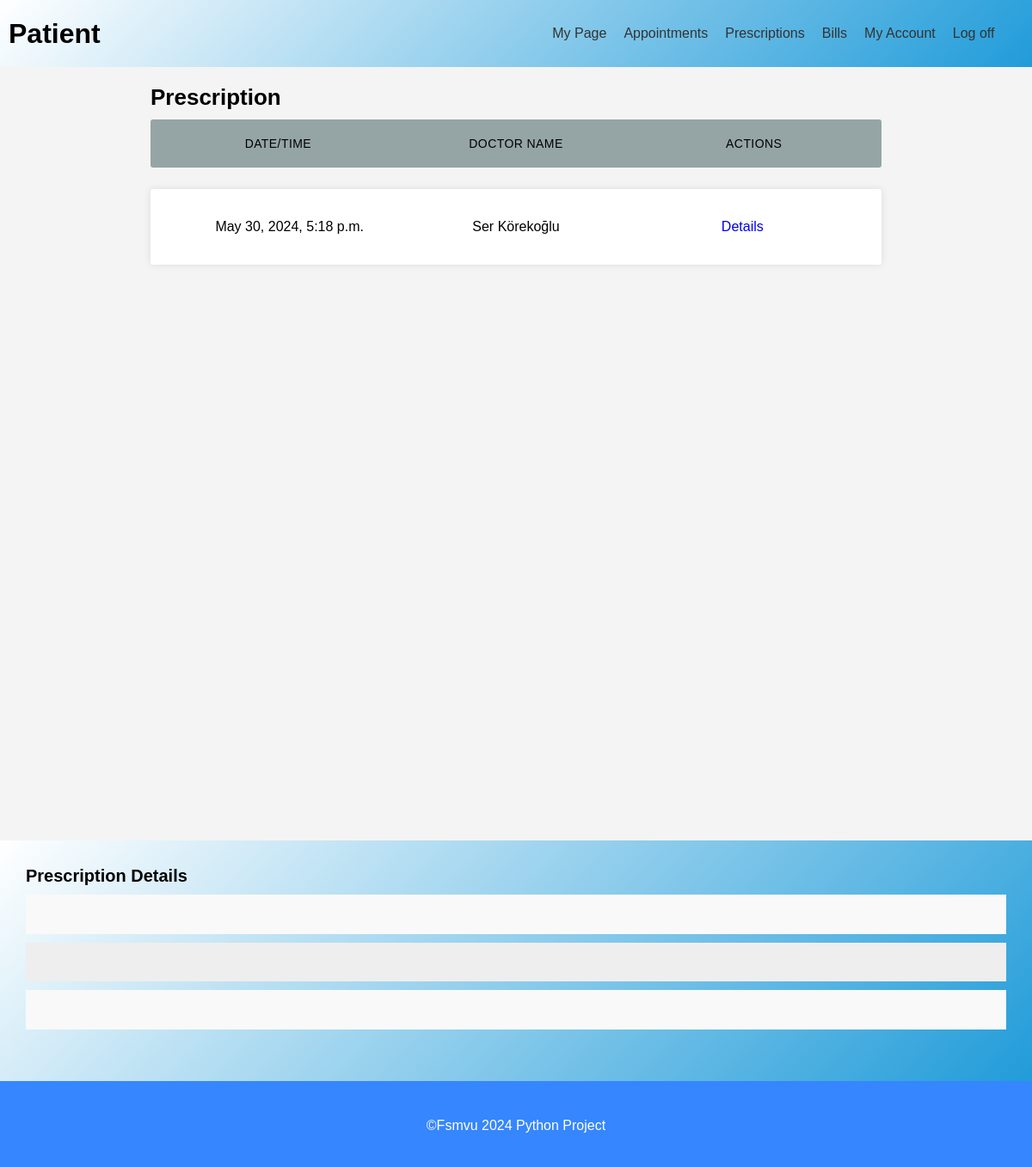
Page /Prescriptions/ (signed in) on the committed database.
### prescription/models.py (models this page shows)
class Prescription(models.Model):
    ID = models.BigAutoField(primary_key=True)
    Medicinde = models.CharField(max_length=30)
    Remark = models.TextField()
    Advice = models.TextField()
    Appointment = models.ForeignKey(Appointment, on_delete=models.CASCADE)
    class Meta:
        db_table = "prescription"

### appointment/models.py (models this page shows, shortened)
class Appointment(models.Model):
    ID = models.BigAutoField(primary_key=True)
    Description = models.TextField(verbose_name="Description")
    AppointmentDate = models.DateTimeField(verbose_name="Appointment Date")
    DoctorID = models.ForeignKey(Doctor,on_delete=models.PROTECT,verbose_name="Doctor")
    PatientID = models.ForeignKey(Patient,on_delete=models.PROTECT, verbose_name="Patient")
    IsVisible = models.BooleanField(default=True)
    class Meta:
        db_table = "appointment"

### doctor/models.py (models this page shows, shortened)
class Doctor(models.Model):
    ID = models.BigAutoField(primary_key=True)
    User = models.ForeignKey(settings.AUTH_USER_MODEL,on_delete=models.CASCADE,blank=True, null=True)
    DateOfBirth = models.DateField(verbose_name="Date of Birth")
    Gender = models.CharField(max_length=1, choices=GENDER_CHOICES,verbose_name="Gender")
    Phone = models.CharField(max_length=11,verbose_name="Phone")
    Salary = models.IntegerField(verbose_name="Salary")
    Specializations = models.CharField(max_length=300,verbose_name="Specializations")
    Experience = models.TextField(verbose_name="Experience")
    Languages = models.CharField(max_length=300,verbose_name="Languages")
    Department = models.ForeignKey(Department, on_delete=models.SET_DEFAULT,default=1,verbose_name="Department")
    IsVisible = models.BooleanField(default=True)
    class Meta:
        db_table = "doctor"

### prescription/views.py (the view)
# urls.py: path('',views.home,name=""),
@login_required
@user_passes_test(lambda u: is_member(u,["Doctor","Patient"]))
def home(request):
    context ={}
    if is_member(request.user,["Patient"]):
        patientID = Patient.objects.filter(User_id = request.user.id).values()[0]["ID"]
        appIds = Appointment.objects.filter(PatientID_id = patientID).values("ID").distinct()
        context["dataset"] = Prescription.objects.filter(Appointment_id__in=appIds)
    else:
        doctorId = Doctor.objects.filter(User_id = request.user.id).values()[0]["ID"]
        appIds = Appointment.objects.filter(DoctorID_id = doctorId).values("ID").distinct()
        context["dataset"] = Prescription.objects.filter(Appointment_id__in=appIds)
    return render(request, "prescription/home.html", context)

### prescription/views.py (called while the page is built)
def is_member(user, listgroup):
    return user.groups.filter(name__in=listgroup).exists()

### prescription/templates/prescription/home.html (shortened to what this page needs)
{% extends 'management_base.html' %}
{% load static %}
{% block content %}
  <section id="randevular">
    <div class="container">
      <h2>Prescription</h2>
      {% if dataset.count == 0 %}
        <p>No record</p>
      {% else %}
        <div class="bosluk"></div>
        <ul class="responsive-table">
          <li class="table-header">
            <div class="col col-1">Date/Time</div>
            {% for group in request.user.groups.all %}
              {% if group.name == 'Patient' %}
                <div class="col col-3">Doctor Name</div>
              {% else %}
                <div class="col col-3">Patient Name</div>
              {% endif %}
            {% endfor %}
            <div class="col col-6">Actions</div>
          </li>
          {% for data in dataset %}
            <li class="table-row">
              <div class="col col-1" data-label="Date">{{ data.Appointment.AppointmentDate }}</div>
              {% for group in request.user.groups.all %}
                {% if group.name == 'Patient' %}
                  <div class="col col-3" data-label="Doctor Name">{{ data.Appointment.DoctorID.User.first_name }} {{ data.Appointment.DoctorID.User.last_name }}</div>
                {% else %}
                  <div class="col col-3" data-label="Patient Name">{{ data.Appointment.PatientID.User.first_name }} {{ data.Appointment.PatientID.User.last_name }}</div>
                {% endif %}
              {% endfor %}
              <div class="col col-6" data-label="Change Appointment Operation">
                <a class="getDetails" href="/Prescriptions/Details/{{ data.ID }}">Details</a>
              </div>
            </li>
          {% endfor %}
        </ul>
      {% endif %}
    </div>
  </section>
  <div id="ex1" class="modal" style="max-width:auto">
    <section id="ozel-sayfa" style="padding:0;margin-bottom:0">
      <div class="container" style="max-width:initial;display:block">
        <div class="hesap-bilgileri" style="width:initial">
          <h3>Prescription Details</h3>
          <ul>
            <li class="medicinePrescription"></li>
            <li class="remarkPrescription"></li>
            <li class="advicePrescription"></li>
          </ul>
        </div>
      </div>
    </section>
  </div>
{% endblock %}

### templates/headers/patient.html
<header id="header">
  <h1>Patient</h1>
  <nav class="ana-menu">
    <a href="/Management">My Page</a>
    <a href="/Appointments">Appointments</a>
    <a href="/Prescriptions">Prescriptions</a>
    <a href="/Bills">Bills</a>
    <a href="/Patients/Edit">My Account</a>
    <a href="/Logout">Log off</a>
  </nav>
</header>

### static/css/page-style.css (style rules this page uses)
html { height: 100%; }
body { font-family: Arial, sans-serif; margin: 0; padding: 0; background-color: #f4f4f4; height: 100%; }
header { display: flex; width: 100%; background: linear-gradient(-45deg, #219cd9, #FFF); align-items: center; font-family: Arial, sans-serif; padding: 10px; }
.ana-menu { display: flex; justify-content: space-between; margin-left: auto; margin-right: 2%; }
.ana-menu a { text-decoration: none; color: #333; margin-left: auto; transition: all 0.3s ease-in; padding: 20px 10px; }
section { padding: 20px; margin-bottom: 100px; min-height: 100%; }
a { text-decoration: none; }
.container { max-width: 75%; margin-left: auto; margin-right: auto; padding-left: 10px; padding-right: 10px; }
.bosluk { height: 10px; }
* { margin: 0; padding: 0; box-sizing: border-box; font-family: "Poppins", sans-serif; }

### rows in the picture
Prescription: Appointment.AppointmentDate "May 30, 2024, 5:18 p.m.", Appointment.DoctorID.User.first_name "Ser", Appointment.DoctorID.User.last_name "Körekoğlu"
